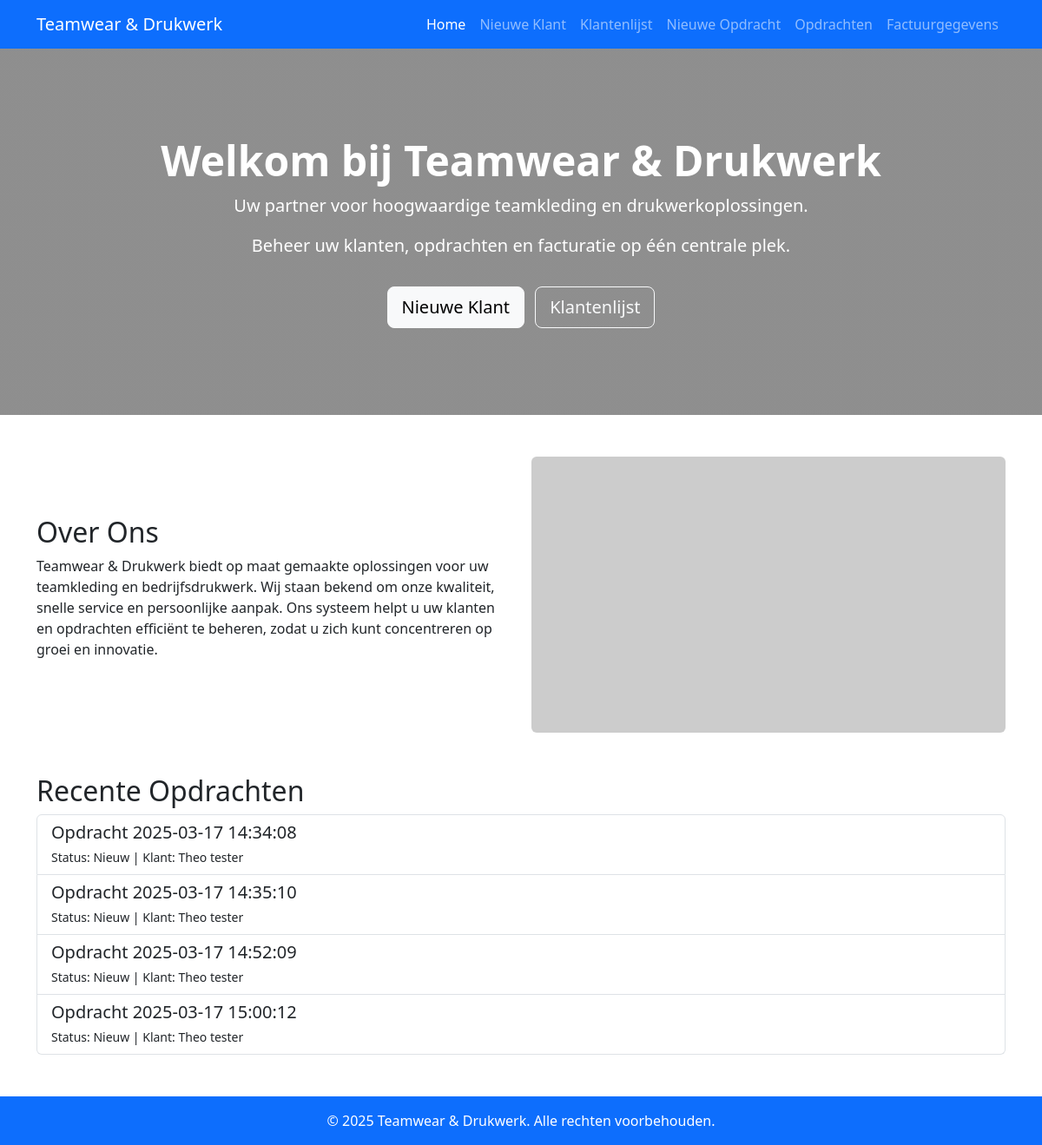
Before: / with the older database file.
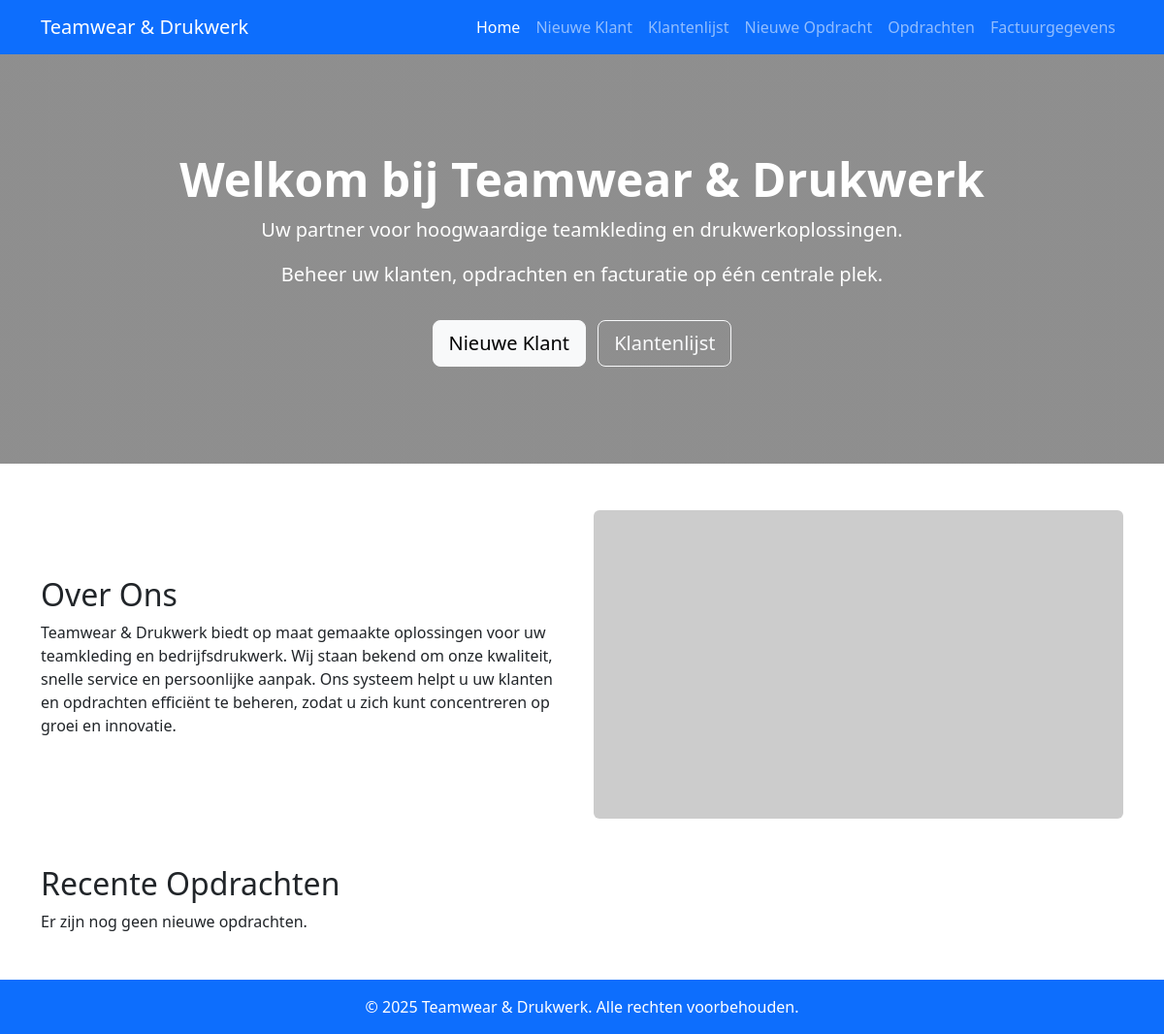
After: the same page with the newer database file.
### app.py (models this page shows, shortened)
class Assignment(db.Model):
    id = db.Column(db.Integer, primary_key=True)
    customer_id = db.Column(db.Integer, db.ForeignKey('customer.id'), nullable=False)
    title = db.Column(db.String(200), nullable=False)
    description = db.Column(db.Text, nullable=False)
    status = db.Column(db.String(50), default='Nieuw')
    status_opdracht = db.Column(db.String(255), nullable=True)
    deadline = db.Column(db.Date, nullable=True)
    opmerkingen = db.Column(db.Text, nullable=True)
    file = db.Column(db.String(200))
    items = db.relationship('AssignmentItem', backref='assignment', cascade="all, delete-orphan", lazy=True)

class Customer(db.Model):
    id = db.Column(db.Integer, primary_key=True)
    name = db.Column(db.String(100), nullable=False)
    email = db.Column(db.String(100), nullable=False)
    telefoon = db.Column(db.String(50))
    referentie = db.Column(db.String(100))
    billing_info_id = db.Column(db.Integer, db.ForeignKey('billing_info.id'), nullable=True)
    vereniging = db.Column(db.String(200), nullable=True)  # Comma-separated string
    assignments = db.relationship('Assignment', backref='customer', cascade="all, delete-orphan", lazy=True)
    billing_info = db.relationship('BillingInfo', foreign_keys=[billing_info_id], uselist=False)

### app.py (the view)
@app.route('/')
def index():
    new_assignments = Assignment.query.filter_by(status='Nieuw').all()
    return render_template('index.html', new_assignments=new_assignments)

### templates/index.html (shortened to what this page needs)
<!doctype html>
<html lang="nl">
  <head>
    <link href="https://cdn.jsdelivr.net/npm/bootstrap@5.3.0/dist/css/bootstrap.min.css" rel="stylesheet">
  </head>
  <body>
    <nav class="navbar navbar-expand-lg navbar-dark bg-primary">
      <div class="container">
        <a class="navbar-brand" href="{{ url_for('index') }}">Teamwear & Drukwerk</a>
        <div class="collapse navbar-collapse" id="navbarNav">
          <ul class="navbar-nav ms-auto">
            <li class="nav-item">
              <a class="nav-link {% if request.endpoint == 'index' %}active{% endif %}" href="{{ url_for('index') }}">Home</a>
            </li>
            <li class="nav-item">
              <a class="nav-link {% if request.endpoint == 'add_customer' %}active{% endif %}" href="{{ url_for('add_customer') }}">Nieuwe Klant</a>
            </li>
            <li class="nav-item">
              <a class="nav-link {% if request.endpoint == 'list_customers' %}active{% endif %}" href="{{ url_for('list_customers') }}">Klantenlijst</a>
            </li>
            <li class="nav-item">
              <a class="nav-link {% if request.endpoint == 'add_assignment' %}active{% endif %}" href="{{ url_for('add_assignment') }}">Nieuwe Opdracht</a>
            </li>
            <li class="nav-item">
              <a class="nav-link {% if request.endpoint == 'list_assignments' %}active{% endif %}" href="{{ url_for('list_assignments') }}">Opdrachten</a>
            </li>
            <li class="nav-item">
              <a class="nav-link {% if request.endpoint == 'list_billing_infos' %}active{% endif %}" href="{{ url_for('list_billing_infos') }}">Factuurgegevens</a>
            </li>
          </ul>
        </div>
      </div>
    </nav>
    <div class="hero d-flex flex-column justify-content-center align-items-center">
      <h1>Welkom bij Teamwear & Drukwerk</h1>
      <p class="lead">Uw partner voor hoogwaardige teamkleding en drukwerkoplossingen.</p>
      <p>Beheer uw klanten, opdrachten en facturatie op één centrale plek.</p>
      <div class="mt-3">
        <a class="btn btn-light btn-lg me-2" href="{{ url_for('add_customer') }}" role="button">Nieuwe Klant</a>
        <a class="btn btn-outline-light btn-lg" href="{{ url_for('list_customers') }}" role="button">Klantenlijst</a>
      </div>
    </div>
    <div class="container my-5">
      <div class="row align-items-center">
        <div class="col-md-6">
          <h2>Over Ons</h2>
          <p>
            Teamwear & Drukwerk biedt op maat gemaakte oplossingen voor uw teamkleding en bedrijfsdrukwerk.
            Wij staan bekend om onze kwaliteit, snelle service en persoonlijke aanpak. Ons systeem helpt u uw klanten en opdrachten efficiënt te beheren, zodat u zich kunt concentreren op groei en innovatie.
          </p>
        </div>
        <div class="col-md-6">
          <img src="https://via.placeholder.com/600x350" alt="Teamwear & Drukwerk" class="img-fluid rounded">
        </div>
      </div>
    </div>
    <div class="container my-5">
      <h2>Recente Opdrachten</h2>
      {% if new_assignments %}
      <div class="list-group">
        {% for assignment in new_assignments %}
        <a href="{{ url_for('edit_assignment', id=assignment.id) }}" class="list-group-item list-group-item-action">
          <h5 class="mb-1">{{ assignment.title }}</h5>
          <small>Status: {{ assignment.status }} | Klant: {{ assignment.customer.name }}</small>
        </a>
        {% endfor %}
      </div>
      {% else %}
      <p>Er zijn nog geen nieuwe opdrachten.</p>
      {% endif %}
    </div>
    <footer class="bg-primary text-white text-center py-3">
      <div class="container">
        <p class="mb-0">&copy; 2025 Teamwear & Drukwerk. Alle rechten voorbehouden.</p>
      </div>
    </footer>
  </body>
</html>

Changed rows visible on the page:
no longer on this page (row edited): Assignment: title "Opdracht 2025-03-17 14:34:08", status "Nieuw", customer.name "Theo tester"
no longer on this page (row edited): Assignment: title "Opdracht 2025-03-17 14:35:10", status "Nieuw", customer.name "Theo tester"
no longer on this page (row edited): Assignment: title "Opdracht 2025-03-17 14:52:09", status "Nieuw", customer.name "Theo tester"
no longer on this page (row edited): Assignment: title "Opdracht 2025-03-17 15:00:12", status "Nieuw", customer.name "Theo tester"
Other visible differences:
text now shown: "Er zijn nog geen nieuwe opdrachten."
